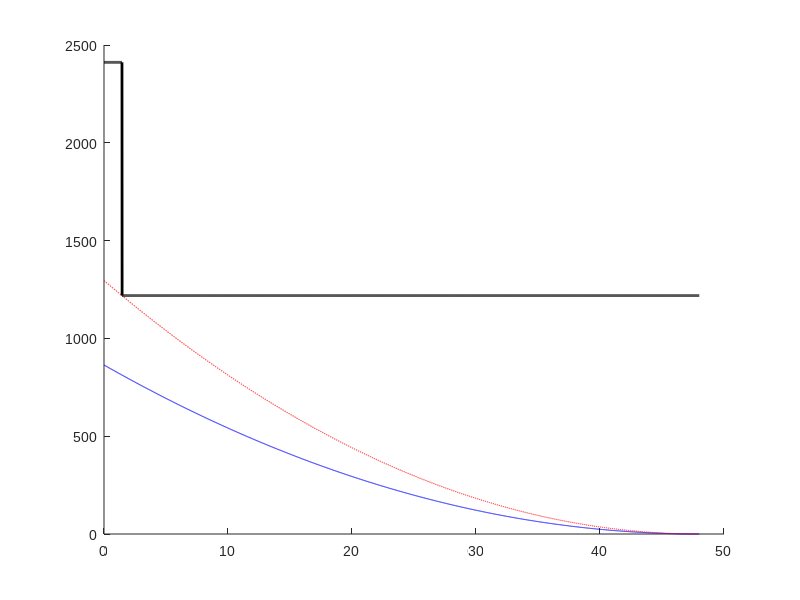

Source code (MATLAB): (Note: this script raises an error after producing the figure.)
% Ben Boggs - boggsb@usc.edu - 10/30/18

clear all; clc; close all;

% inputs
span = 48; % [in] half-span (single panel)
chord = 10; % [in]
tc = 0.14; % t/c
weight = 18; % max weight plane will fly with in [lb]
loadfactor = 4; % max g's 

bank_angle = acos(1/loadfactor)*180/pi; % unsuppress output to see max allowable bank angle

fudgefactor = .7333; % testing-based correction 

ult_cap_stress = 80000 * fudgefactor; % psi; 80000 for carbon uni (use weaker of tensile & compressive)
safetyf = 1.5; % factor of safety, 1.5 is std for ADT
plyt = .0075; % single ply thickness in [in].
ds = .01; % numerical increment

x = (0:ds:span);

capWebWidth = 0.*x + 2; % user defined web thickness function. Spar cap will mimic

avgpanellift = weight*loadfactor/2;
semiarea = span*chord;
shear = avgpanellift-(avgpanellift.*x/span);
moment = shear.*(span-x)./2;

% calculations assume balsa shear web 

Vcap = 0;
Vweb = 0;
prevplies = 0;
cplies = 1;
for (i=1:length(x))
    mall(i) = moment(i)*safetyf;
    I = 2 * ( (capWebWidth(i)/12)*plyt^3 + (capWebWidth(i)*plyt*( ( (tc*chord) - plyt)/2)^2) );
    M = ult_cap_stress*I/(tc*chord/2);
    j = 1;
    cplies = 1;
    while M < mall
        j = j + 1;
        cplies = cplies + 1;
        b = capWebWidth(i);
        h = plyt*j;
        d = (tc*chord-h)/2;
        I = 2 * ( ((b*h^3)/12) + b*h*d^2 );
        M = ult_cap_stress*I/(tc*chord/2);
    end
    
    if (cplies ~= prevplies) 
%         if (cplies == 1)
%             str = ' ply at x = ';
%         else
%             str = ' plies at x = ';
%         end
%         fprintf(string(cplies) + str + string(x(i)) + ' in.\n');
        %% Spar Caps Length Calculations (to print)
        ply_length(cplies) = 2*x(i);
        if cplies == 1
            ply_length = circshift(ply_length,1);
            ply_length(cplies) = 2 * span; % [in] (2 * half-span)
        end
    end
    prevplies = cplies;
    
    Vcap = Vcap + ds*j*plyt*capWebWidth(i)*2;
    Vweb = Vweb + (tc*chord*capWebWidth(i)*ds)-(ds*j*plyt*capWebWidth(i)*2);
    cap(i) = j;
    capm(i) = M;
end

%Bending Moment
figure(1)
hold on;
plot(x, moment, 'b', x, mall, 'r--', x, capm, 'k', 'LineWidth', 2);
set(gca, 'FontName', 'Arial')
ax = gca;
ax.XLim = [0, span];
%ax.YLim = [0, 7000];
xticks((0:6:span));
box off;
legend('Lifting Moment', 'Allowable Moment', 'Cap Failure Moment'); 
set(gca,'FontSize',12);
ylabel('Moment [lb*in]');
xlabel('Span Station [in]');

capw = Vcap*.0492*2;
webw = Vweb*.0061*2;
sparw = capw + webw;
fprintf('Cap Weight (both sides): ' + string(capw) + ' lb (' + string(capw*16) + ' oz)\n');
fprintf('Web Weight (both sides): ' + string(webw) + ' lb (' + string(webw*16) + ' oz)\n');
fprintf('Spar Weight (both sides): ' + string(sparw) + ' lb (' + string(sparw*16) + ' oz)\n');
fprintf('Spar Weight (one side): ' + string(sparw/2) + ' lb (' + string(sparw*8) + ' oz)\n'); 
fprintf('\n')

%% Pieces to cut of uni-directional CF
fprintf('----------------------------------------------\n')
fprintf('PIECES TO CUT OF UNI-DIRECTIONAL CARBON FIBER:\n')
fprintf('\n')

fprintf('Spar cap width: ' + string(capWebWidth(1)) + ' in.\n')
ply_length_v = size(ply_length);
for ii = 1:ply_length_v(2)
    fprintf('Cut 2 plies of ' + string(ply_length(ii)) + ' in.\n'); 
end
fprintf('Total plies: ' + string(2*ply_length_v(2)) + '\n')